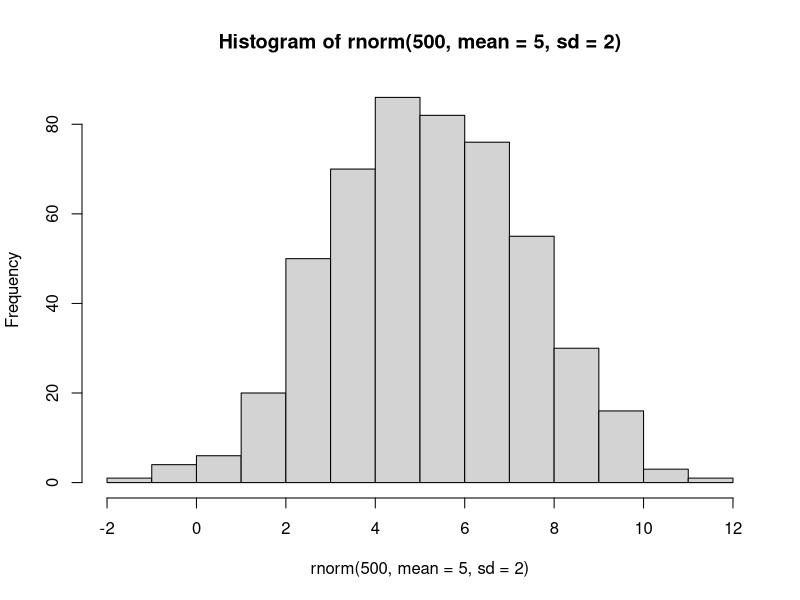

R code for this plot:
## ---- chunk 1
#| warning: false
# Loading tidyverse package 
library(tidyverse)
## ---- chunk 2
# An example of a vector
students = c ("John", "Adam", "Alex", "Emily")
print(students)
typeof(students)
class(students)
length(students)
## ---- chunk 3
# Numeric vector 
numeric_vector <- c(1.1, 2.2, 3.3) 
# Integer vector 
integer_vector <- c(1L, 2L, 3L) 
# Character vector 
character_vector <- c("a", "b", "c") 
# Logical vector 
logical_vector <- c(TRUE, FALSE, TRUE)
## ---- chunk 4
# Some vector operations 
numeric_vector + 5
numeric_vector - 5

max(numeric_vector)
min(integer_vector)
sum(integer_vector)
sd(numeric_vector)
## ---- chunk 5
# Vectors as sequence of Numbers 
num_seq = 1:10
num_seq
seq(15)
seq(1,40, by = 2)
## ---- chunk 6
matrix(seq(1:12), nrow = 4, ncol = 3)
m = 1:12
dim (m) = c(4,3) # dimension added to the matrix 
m
## ---- chunk 7
array(1:27, dim = c(3,3,3))
## ---- chunk 8
data.frame(
    id = 1:3,
    name = c ('A', "B", "C"),
    age = c (18, 21, 23)
)
## ---- chunk 9
tibble(
   id = 1:3,
    name = c ('A', "B", "C"),
    age = c (18, 21, 23) 
)

## ---- chunk 10
list_example = list (
    name = "Jessica",
    age = c(22),
    cgpa = c(3.75),
    student  = TRUE,
    address = list(
        street = c("5 W Main St"),
        city = c("Carbondale"),
        zip = 62901
    ),
    hobbies = c ("Fishing", "Hiking", "Cooking")
)
list_example
print(list_example$name)
print(list_example$address$city) # nested list element
list_example[1]
list_example[[1]]
list_example[c(1,2)]
## ---- chunk 11
sample_vector = c (10:25)
sample_vector[5]
sample_vector[5:6]
sample_vector[c(5,8)]
## ---- chunk 12
sample_vector[-5]
sample_vector[-c(5,8)]
## ---- chunk 13
sample_vector > 13
sample_vector[sample_vector>13]
## ---- chunk 14
min(sample_vector)
max(sample_vector)
sum(sample_vector)
sd(sample_vector)
range(sample_vector)
mean(sample_vector)
## ---- chunk 15
df = data.frame(
    id = 1:3,
    name = c ('A', "B", "C"),
    age = c (18, 21, 23)
)
df['age']
df$age
df$age[1]
df['age'][[1]][1]
df[,]
df[1,'age']
df[1:2,'age']
df[1:2,c('age','id')]
## ---- chunk 16
df2 = tibble(
    id = 1:3,
    name = c ('A', "B", "C"),
    age = c (18, 21, 23)
)
df2['age']
df2$age
df2$age[1]
df2['age'][[1]][1]
df2[,]
df2[1,'age']
df2[1:2,'age']
df2[1:2,c('age','id')]
## ---- chunk 17
# vector of 2 elements 
runif(2)
# vector of 5 elements from 0 to 100
runif(5, min = 0, max = 100)
## ---- chunk 18
rnorm(5)
rnorm(5, mean = 5, sd= 2)
mean(rnorm(500, mean = 5, sd= 2))
sd(rnorm(500, mean = 5, sd= 2))
hist(rnorm(500, mean = 5, sd= 2))
## ---- chunk 19
mat = matrix(rnorm(50), ncol = 5)
colnames(mat) = c("a", "b", "c", "d", "e")
as_tibble(mat)
## ---- chunk 20
sample(0:100,5)
sample(0:100,5, replace = TRUE)
## ---- chunk 21
matrix(sample(0:50,50), ncol = 5)
## ---- chunk 22
for (x in seq(1:5)) {
    print(x^2)
}

## ---- chunk 23
for (x in c('Adam', "Joseph", "John")) {
    print(x)
}

## ---- chunk 24
# Vectors for numbers and names
numbers <- 1:3
names <- c('Adam', 'Joseph', 'John')

# Loop through the vectors and print the desired output
for (i in 1:length(numbers)) {
    print(paste(numbers[i], names[i], sep = ", "))
}

## ---- chunk 25
sample_list <- 
    list(
        x = 1737.1,
        y = c(11.3, 6.2),
        z = c(60.4, 81.4, 156, 174.8, 194, 34.8, 420, 2705.2, 340, 62)
 )
sample_list
length(sample_list)
## ---- chunk 26
map(sample_list, length)
## ---- chunk 27
x <- c(1, 2, 4)
y <- c(6, 5, 3)
map2_dbl(x, y, min)
## ---- chunk 28
df <-
    tibble(
        a = c(1, 2, 4),
        b = c(6, 5, 3)
        )

df %>%
    mutate(min = map2_dbl(a, b, min))
## ---- chunk 29
df %>%
    mutate(
        min = min(a,b)
        )
## ---- chunk 30
 df %>%
    rowwise() %>%
    mutate(min = min(a, b)) %>%
    ungroup()
## ---- chunk 31
x <- c(1, 2, 4)
y <- c(6, 5, 3)
map2_dbl(x, y, min)
## ---- chunk 32
pmap_dbl(list(x, y), min)
z <- c(100, 15, 1)
pmap_dbl(list(x, y, z), max)
## ---- chunk 33
add_numbers = function (x,y){
    sum = x + y 
    return(sum)
}
add_numbers(5,-25)
## ---- chunk 34
greetings = function (name, greeting = "Welcome", sign = "!"){
    greetingtogether = paste(name, sign, sep = "")
    print(paste(greeting, greetingtogether))
}
greetings("Nicole")
## ---- chunk 35
vec = c (1,5,6)
sapply(vec, function(x) x^2)
## ---- chunk 36
map_int(1:5, ~.x**2)
